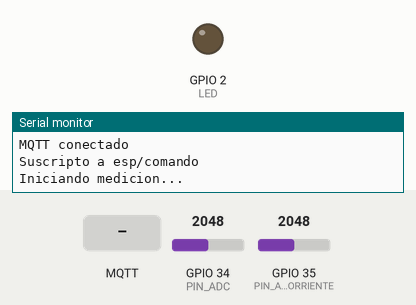
Bench run of a sketch on a simulated ESP32. Parts: output pins drawn as LEDs (lit = HIGH), the last lines printed to the serial monitor. The test bench sets the inputs (shaded band); at power-on: GPIO 34 (PIN_ADC) = 2048, GPIO 35 (PIN_ADC_CORRIENTE) = 2048 (analog values on the 0–4095 scale). WiFi joins after 1.5 s; servers stay silent unless stated; no MQTT or app messages arrive unless stated.

Above: at 5.2 s.
5.3 s: MQTT message "1" arrives on the first subscribed topic
At 10.8 s:
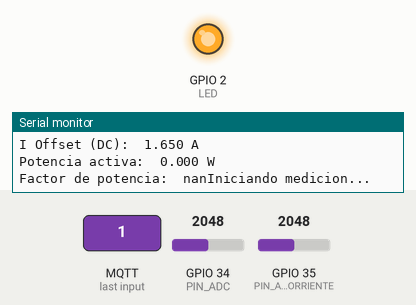
11.8 s: MQTT message "0" arrives on the first subscribed topic
At 18.1 s:
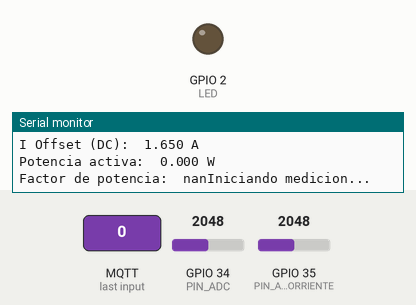
Timing chart, 0 to 19.6 s (numbered marks = the images above; inputs shaded):
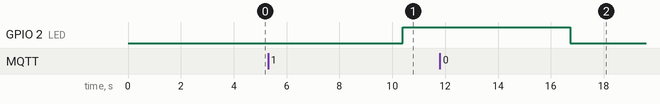

Measured:
- after the input at 5.3 s, GPIO 2 (LED): LOW → HIGH after 5.1 s
- after the input at 11.8 s, GPIO 2 (LED): HIGH → LOW after 4.9 s

The sketch:

CodigoInstrumentacion.ino
```cpp
    #include <WiFi.h>
#include <PubSubClient.h>

const int PIN_ADC = 34;
const int PIN_ADC_CORRIENTE = 35;

const float frecuencia_red = 50.0;
const int muestrasPorPeriodo = 1000;
const int periodos = 10;
const int N = muestrasPorPeriodo * periodos;

const float ganancia = 65.934;
const float gananciaI = 0.35;//0.26617

const char* ssid = "iPhone (113)";
const char* password = "mateosilva";
const char* mqtt_server = "172.20.10.3";

WiFiClient espClient;
PubSubClient client(espClient);

const int LED = 2;
bool activo = false;

void callback(char* topic, byte* payload, unsigned int length) {
  if (payload[0] == '1') {
    activo = true;
  }
  else if (payload[0] == '0') {
    activo = false;
  }
}

float v[N];
float i[N];

unsigned long Ts_us;

void setup() {
  Serial.begin(115200);

  pinMode(LED, OUTPUT);

  analogReadResolution(12);
  analogSetAttenuation(ADC_11db);

  WiFi.begin(ssid, password);

  while (WiFi.status() != WL_CONNECTED) {
    delay(500);
    Serial.println("Conectando WiFi...");
  }

  Serial.println("WiFi conectado");

  client.setServer(mqtt_server, 1883);
  client.setCallback(callback);

  while (!client.connected()) {
    Serial.println("Conectando MQTT...");
    client.connect("ESP32");
    delay(500);
  }

  Serial.println("MQTT conectado");

  client.subscribe("esp/comando");

  Serial.println("Suscripto a esp/comando");

  delay(2000);
}

void loop() {
  client.loop();

  if (activo) {
    digitalWrite(LED, HIGH);
  }
  else {
    digitalWrite(LED, LOW);
  }

  float fs = frecuencia_red * muestrasPorPeriodo;

  Ts_us = (unsigned long)((1.0 / fs) * 1e6);

  Serial.println("Iniciando medicion...");

  // 1. ADQUISICIÓN
  unsigned long t0 = micros();

  for (int k = 0; k < N; k++) {
    while (micros() - t0 < (unsigned long)k * Ts_us);

    v[k] = analogRead(PIN_ADC);
    i[k] = analogRead(PIN_ADC_CORRIENTE);
  }

  // 2. CÁLCULO DE VALOR MEDIO (Offset DC)
  float suma = 0;
  float sumaI = 0;

  for (int k = 0; k < N; k++){
    suma += v[k];
    sumaI += i[k];
  }

  float media_adc = suma / N;
  float media_adc_I = sumaI / N;

  // 3. CÁLCULO DE VRMS (Sobre señal centrada)
  float suma_cuadrados = 0;
  float suma_cuadrados_I = 0;

  for (int k = 0; k < N; k++) {
    float v_centrado = (float)v[k] - media_adc;
    float i_centrado = (float)i[k] - media_adc_I;

    suma_cuadrados += v_centrado * v_centrado;
    suma_cuadrados_I += i_centrado * i_centrado;
  }

  float vrms_adc = sqrt(suma_cuadrados / N);
  float irms_adc = sqrt(suma_cuadrados_I / N);

  // 4. CONTEO DE CRUCES (Frecuencia)
  int cruces = 0;
  bool senal_estaba_abajo = false;
  float umbral_histeresis = 25.0;

  for (int k = 0; k < N; k++) {
    float valor_centrado = v[k] - media_adc;

    if (senal_estaba_abajo) {
      if (valor_centrado > umbral_histeresis) {
        cruces++;
        senal_estaba_abajo = false;
      }
    }
    else {
      if (valor_centrado < -umbral_histeresis) {
        senal_estaba_abajo = true;
      }
    }
  }

  // 5. CONVERSIÓN A UNIDADES FÍSICAS (Voltios)
  float duracion_s = (micros() - t0) / 1000000.0;
  float frecuencia_medida = cruces / duracion_s;

  // Convertimos el Vrms e Irms de "cuentas de ADC" a Voltios/Ampers reales
  float vrms_voltios = (vrms_adc / 4095.0) * 3.3 * ganancia;
  float offset_voltios = (media_adc / 4095.0) * 3.3;

  float irms_amper = (irms_adc / 4095.0) * 3.3 * gananciaI;


  float offset_amper = (media_adc_I / 4095.0) * 3.3;

  // Potencia activa
  // i[k] atrasada 8,23 grados con respecto a la real
  // es decir, i[k] corresponde a ireal[k-23]
  // ya que se toman 1000 muestras por ciclo -> 360/1000=0.36 -> 0.36*238,23

  float pa = 0;

  /*for (int k = 23; k < N; k++) {
    pa += (((v[k] / 4095.0) * 3.3 * ganancia) ) * (((i[k - 23] / 4095.0) * 3.3 * gananciaI));
  }*/

  // Probá sin compensar desfase
for (int k = 0; k < N; k++) {
    float v_inst = (((float)v[k] - media_adc) / 4095.0) * 3.3 * ganancia;
    float i_inst = (((float)i[k] - media_adc_I) / 4095.0 )* 3.3 * gananciaI;
    pa += v_inst * i_inst;
}
pa /= (N);

  // Factor de potencia
  float fp = pa / (vrms_voltios * irms_amper);

  // RESULTADOS
  Serial.println("--- Medicion Realizada ---");

  Serial.print("Vrms (AC): ");
  Serial.print(vrms_voltios, 3);
  Serial.println(" V");

  Serial.print("V Offset (DC):  ");
  Serial.print(offset_voltios, 3);
  Serial.println(" V");

  Serial.print("Frecuencia: ");
  Serial.print(frecuencia_medida, 2);
  Serial.println(" Hz");

  Serial.println("--------------------------\n");

  Serial.print("Irms (AC):  ");
  Serial.print(irms_amper, 3);
  Serial.println(" A");

  Serial.print("I Offset (DC):  ");
  Serial.print(offset_amper, 3);
  Serial.println(" A");

  Serial.print("Potencia activa:  ");
  Serial.print(pa, 3);
  Serial.println(" W");

  Serial.print("Factor de potencia:  ");
  Serial.print(fp, 3);

  char buffer[10];

dtostrf(vrms_voltios, 6, 3, buffer);
client.publish("VRMS", buffer);
delay(1000);

dtostrf(irms_amper, 6, 3, buffer);
client.publish("IRMS", buffer);
delay(1000);

dtostrf(frecuencia_medida, 6, 2, buffer);
client.publish("FRECUENCIA", buffer);
delay(1000);

dtostrf(fp, 6, 3, buffer);
client.publish("FP", buffer);
delay(1000);
}
```
